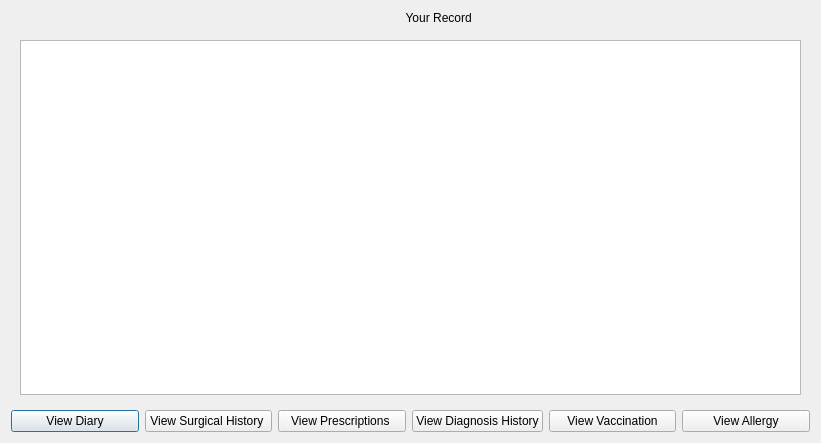
<?xml version="1.0" encoding="UTF-8"?>
<ui version="4.0">
 <class>ViewRecord</class>
 <widget class="QDialog" name="ViewRecord">
  <property name="geometry">
   <rect>
    <x>0</x>
    <y>0</y>
    <width>821</width>
    <height>443</height>
   </rect>
  </property>
  <property name="windowTitle">
   <string>Dialog</string>
  </property>
  <layout class="QVBoxLayout" name="verticalLayout">
   <item>
    <widget class="QLabel" name="label_2">
     <property name="text">
      <string>                 Your Record</string>
     </property>
     <property name="alignment">
      <set>Qt::AlignCenter</set>
     </property>
    </widget>
   </item>
   <item>
    <widget class="QStackedWidget" name="stackedWidget">
     <widget class="QWidget" name="page_surgery">
      <layout class="QHBoxLayout" name="horizontalLayout_5">
       <item>
        <widget class="QTableView" name="tableSurgery"/>
       </item>
      </layout>
     </widget>
     <widget class="QWidget" name="page_addentry"/>
     <widget class="QWidget" name="page_diagnosis">
      <layout class="QHBoxLayout" name="horizontalLayout_2">
       <item>
        <widget class="QTableView" name="tableDiagnosis"/>
       </item>
      </layout>
     </widget>
     <widget class="QWidget" name="page_diary">
      <layout class="QHBoxLayout" name="horizontalLayout_7">
       <item>
        <widget class="QTableView" name="tableDiary"/>
       </item>
      </layout>
     </widget>
     <widget class="QWidget" name="page_vaccination">
      <layout class="QHBoxLayout" name="horizontalLayout_6">
       <item>
        <widget class="QTableView" name="tableVaccination"/>
       </item>
      </layout>
     </widget>
     <widget class="QWidget" name="page_prescription">
      <layout class="QHBoxLayout" name="horizontalLayout_4">
       <item>
        <widget class="QTableView" name="tablePrescription"/>
       </item>
      </layout>
     </widget>
     <widget class="QWidget" name="page">
      <layout class="QHBoxLayout" name="horizontalLayout_8">
       <item>
        <widget class="QTableView" name="tableView_2"/>
       </item>
      </layout>
     </widget>
     <widget class="QWidget" name="page_allergy">
      <layout class="QHBoxLayout" name="horizontalLayout">
       <item>
        <widget class="QTableView" name="tableAllergy"/>
       </item>
      </layout>
     </widget>
    </widget>
   </item>
   <item>
    <layout class="QHBoxLayout" name="horizontalLayout_3">
     <item>
      <widget class="QPushButton" name="pushButton_6">
       <property name="text">
        <string>View Diary</string>
       </property>
      </widget>
     </item>
     <item>
      <widget class="QPushButton" name="pushButton_5">
       <property name="text">
        <string>View Surgical History </string>
       </property>
      </widget>
     </item>
     <item>
      <widget class="QPushButton" name="pushButton_2">
       <property name="text">
        <string>View Prescriptions </string>
       </property>
      </widget>
     </item>
     <item>
      <widget class="QPushButton" name="pushButton_3">
       <property name="text">
        <string>View Diagnosis History</string>
       </property>
      </widget>
     </item>
     <item>
      <widget class="QPushButton" name="pushButton_4">
       <property name="text">
        <string>View Vaccination</string>
       </property>
      </widget>
     </item>
     <item>
      <widget class="QPushButton" name="pushButton">
       <property name="text">
        <string>View Allergy</string>
       </property>
      </widget>
     </item>
    </layout>
   </item>
  </layout>
 </widget>
 <resources/>
 <connections/>
</ui>
